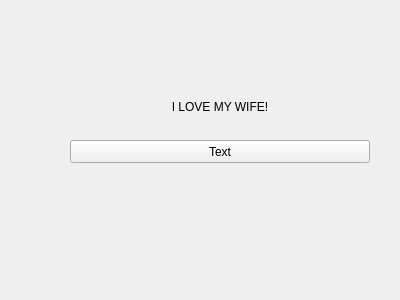
<?xml version="1.0" encoding="UTF-8"?>
<ui version="4.0">
 <class>Form</class>
 <widget class="QWidget" name="Form">
  <property name="geometry">
   <rect>
    <x>0</x>
    <y>0</y>
    <width>400</width>
    <height>300</height>
   </rect>
  </property>
  <property name="windowTitle">
   <string>Second_QT_Form</string>
  </property>
  <widget class="QLabel" name="label">
   <property name="geometry">
    <rect>
     <x>70</x>
     <y>100</y>
     <width>300</width>
     <height>13</height>
    </rect>
   </property>
   <property name="text">
    <string>I LOVE MY WIFE!</string>
   </property>
   <property name="alignment">
    <set>Qt::AlignCenter</set>
   </property>
  </widget>
  <widget class="QPushButton" name="btnQuit">
   <property name="geometry">
    <rect>
     <x>70</x>
     <y>140</y>
     <width>300</width>
     <height>23</height>
    </rect>
   </property>
   <property name="text">
    <string>Text</string>
   </property>
  </widget>
 </widget>
 <resources/>
 <connections/>
</ui>
